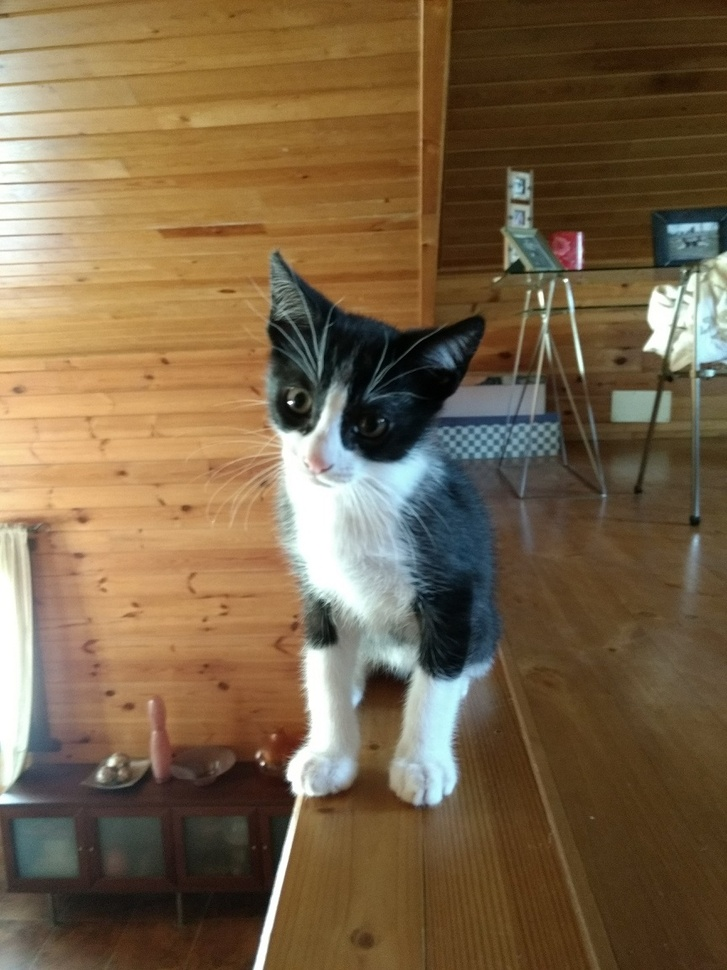
#> input picture images/cat.jpg, 727 x 970 px, shrunk from 864 x 1152 before the run
$ python thresholding_bgr.py
#> lines starting #> are read from the running program, lines starting #| are printed output that depends on the picture; after the words box and inside, x2 and y2 are one past the last pixel; in counts of white or black regions, pixels touching at a corner belong together
### utils/helper.py
import string

import cv2

from utils.show_img import init_display


def deferred_img_loader(filename):
#> called with filename = '../images/cat.jpg'
    return lambda: cv2.imread(filename)


def prepare_image(image_load):
    # Load the image and convert it to grayscale:
    image = image_load()
#> image is the input picture: shape (970, 727, 3); mean B, G, R 71.9, 100.4, 121.7
    if image is not None:
        gray_image = cv2.cvtColor(image, cv2.COLOR_BGR2GRAY)
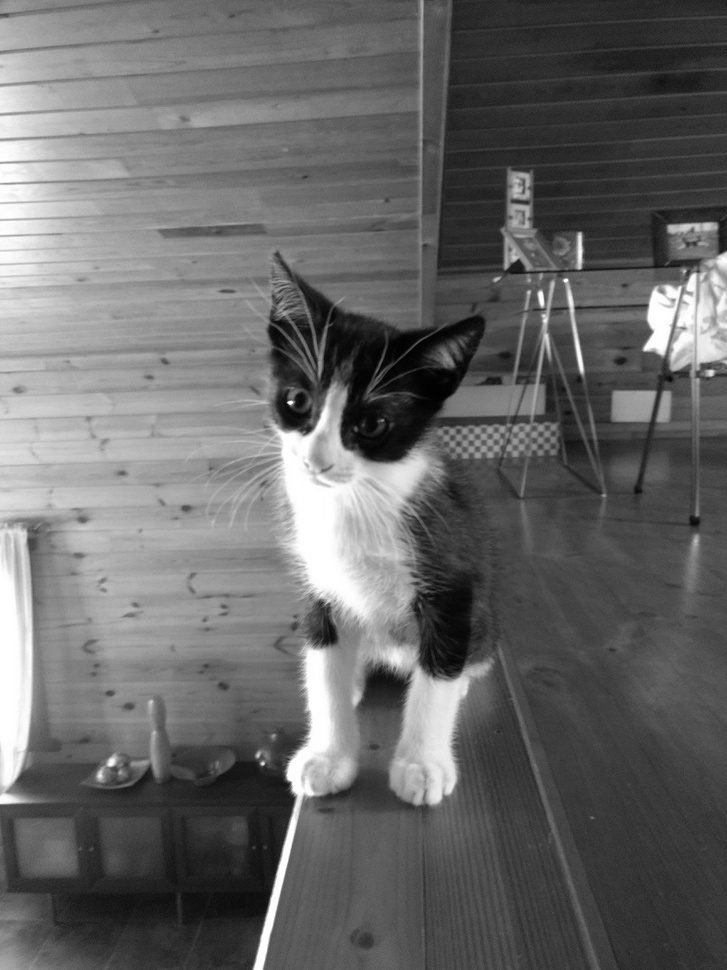
#> gray_image: shape (970, 727); min 0, max 255, mean 103.5
        # Plot the grayscale images and the histograms:
        return image, gray_image
    raise Exception('Failed to load image')


def init_then_display_orig_img(title: string, show_orig_img):
    init_display(title=title)
    show_orig_img()

### utils/show_img.py
from typing import MutableSequence

import cv2
from matplotlib import pyplot as plt


def init_display(title):
    fig = plt.figure(figsize=(9, 9))
    plt.suptitle(title, fontsize=14, fontweight='bold')
    fig.patch.set_facecolor('silver')


def show_single_channel(img, title, pos, m, n):
    print(f"m={m}n={n}pos={pos}")
    _ = plt.subplot(m, n, pos)
    plt.imshow(img)
    plt.title(title)
    plt.axis('off')


# [31 lines left out: functions show_img_with_matplotlib, thresholding_and_show, show_hist_with_matplotlib_gray, not called in this run]

### ch4_thresholding/thresholding_bgr.py
"""
Thresholding color images
"""

# Import required packages:
from functools import partial

import cv2
from matplotlib import pyplot as plt

# Create the dimensions of the figure and set title and color:
from utils.helper import prepare_image, deferred_img_loader, init_then_display_orig_img
from utils.show_img import show_single_channel

show_img_with = partial(show_single_channel, m=1, n=3)

if __name__ == '__main__':
    orig_img, gray_image = prepare_image(deferred_img_loader('../images/cat.jpg'))
    init_then_display_orig_img(
        title='Thresholding BGR images',
        show_orig_img=lambda: show_img_with(orig_img, "gray img", 1)
    )

    # Apply cv2.threshold():
    ret1, thresh1 = cv2.threshold(
        src=orig_img,
        thresh=120,
        maxval=255,
        type=cv2.THRESH_BINARY
    )
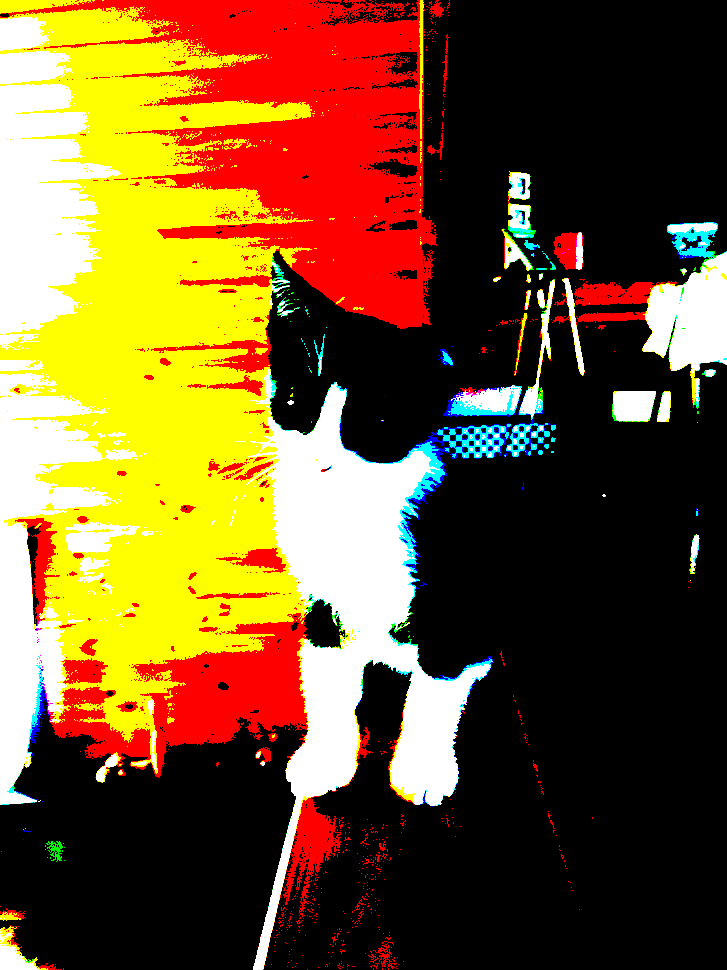
#> thresh1: shape (970, 727, 3); mean B, G, R 40.7, 83.9, 114.9

    show_img_with(thresh1, "threshold (120) BGR image", 2)

    # Apply cv2.threshold() on each channel then merge, should be same effect:
    bgr_thresh = None
    for idx, c in enumerate(cv2.split(orig_img)):
        _, thresh = cv2.threshold(src=c, thresh=120, maxval=255, type=cv2.THRESH_BINARY)
        if bgr_thresh is not None:
            bgr_thresh = cv2.merge((bgr_thresh, thresh))
        else:
            bgr_thresh = thresh
#> this loop made 3 passes
#> pass 1, `_, thresh = cv2.threshold(src=c, thresh=120, maxval=255, type=cv2.THRE..`:
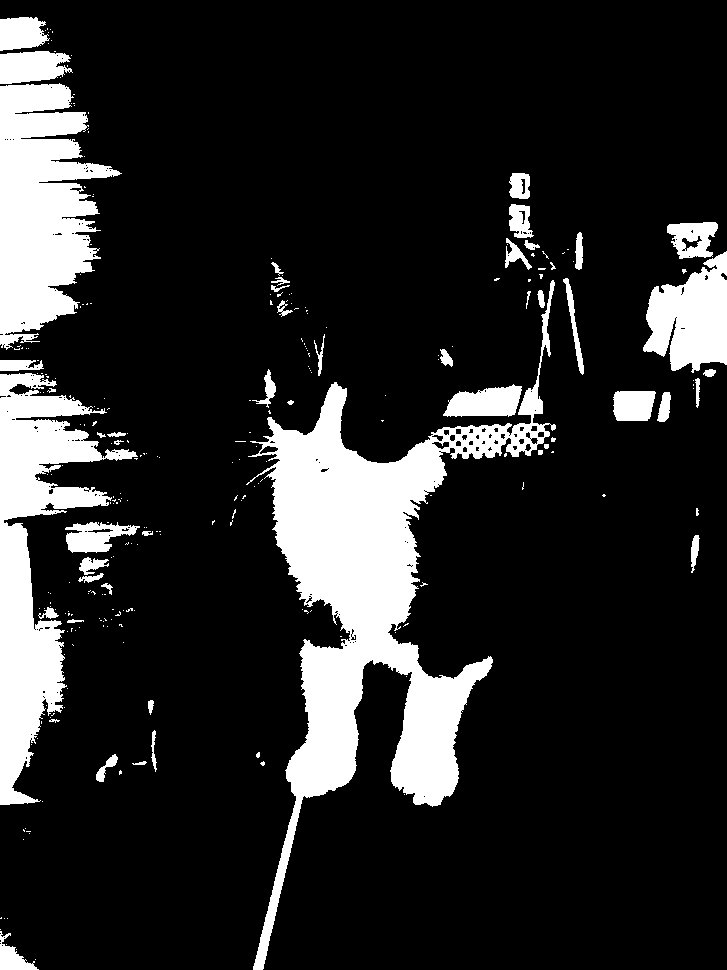
#> thresh: shape (970, 727); 16% white; 268 white regions (218 under 20 px), largest, box (x1, y1, x2, y2) and area: (246, 280, 556, 970) 49307, (0, 373, 138, 805) 21367, (0, 83, 122, 350) 19691
#> pass 2, `_, thresh = cv2.threshold(src=c, thresh=120, maxval=255, type=cv2.THRE..`:
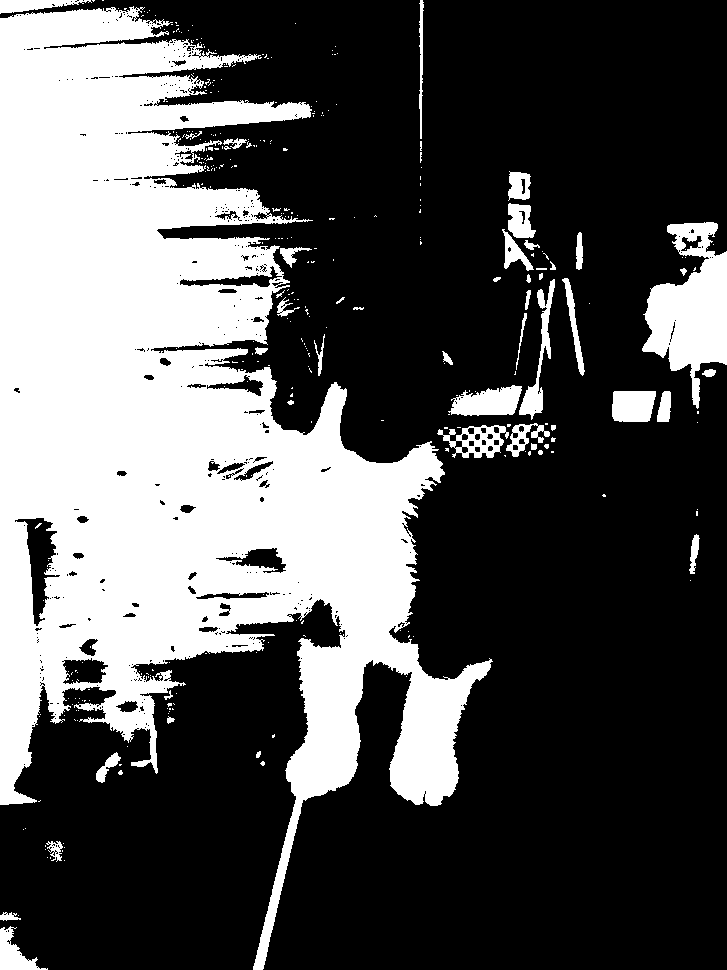
#> thresh: shape (970, 727); 32.9% white; 339 white regions (291 under 20 px), largest, box (x1, y1, x2, y2) and area: (0, 6, 493, 970) 209749, (642, 222, 727, 409) 8414, (448, 385, 522, 416) 1568
#> pass 3, `_, thresh = cv2.threshold(src=c, thresh=120, maxval=255, type=cv2.THRE..`:
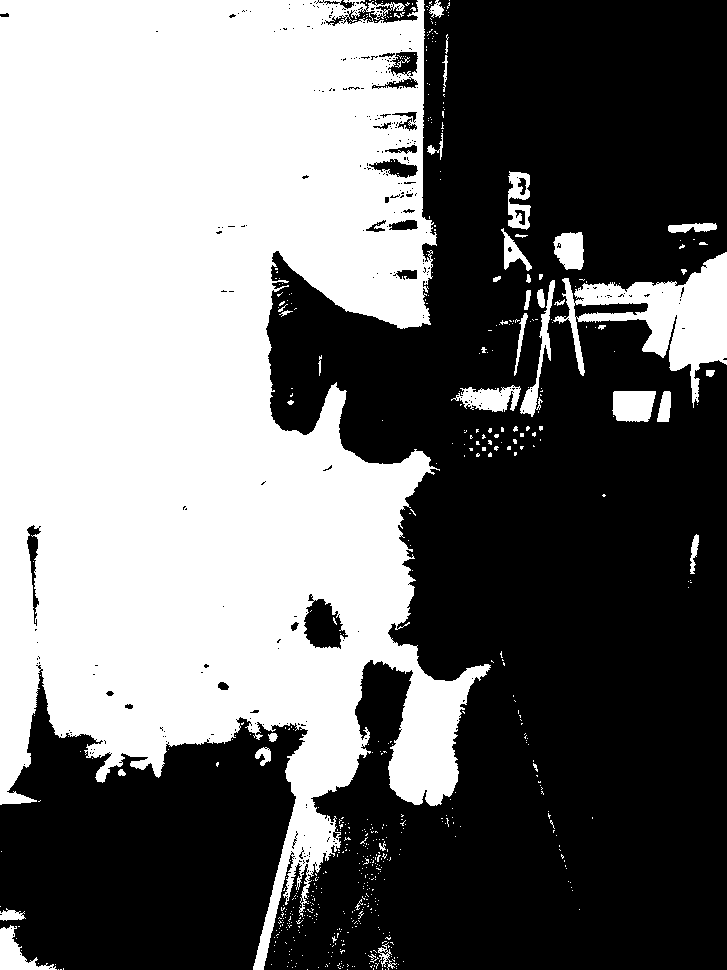
#> thresh: shape (970, 727); 45.1% white; 622 white regions (578 under 20 px), largest, box (x1, y1, x2, y2) and area: (0, 0, 491, 970) 296945, (553, 252, 727, 408) 9729, (612, 391, 656, 422) 1187

    # Plot the created images
    show_img_with(bgr_thresh, "threshold (120) each channel and merge", 3)

    # Show the Figure:
    plt.show()
#> figure, not shown here; B, G, R data is drawn as R, G, B

$ run again, with images/leaf-noise.png saved as images/cat.jpg
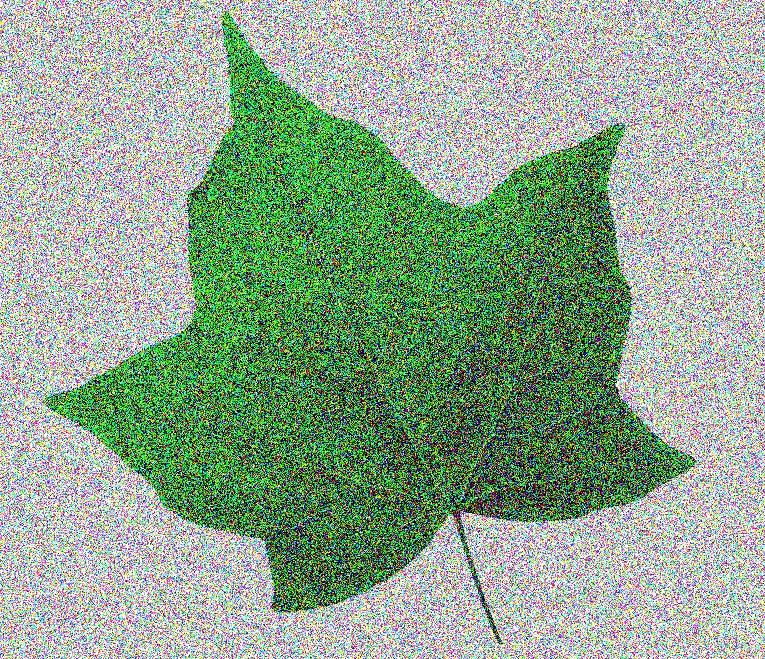
#> input picture images/leaf-noise.png, 765 x 659 px
#> in prepare_image, image is the input picture: shape (659, 765, 3); mean B, G, R 144.1, 166.1, 144.5
#> the loop `for idx, c in enumerate(cv2.split(orig_img)):` made 3 passes
#> pass 1, `_, thresh = cv2.threshold(src=c, thresh=120, maxval=255, type=cv2.THRE..`:
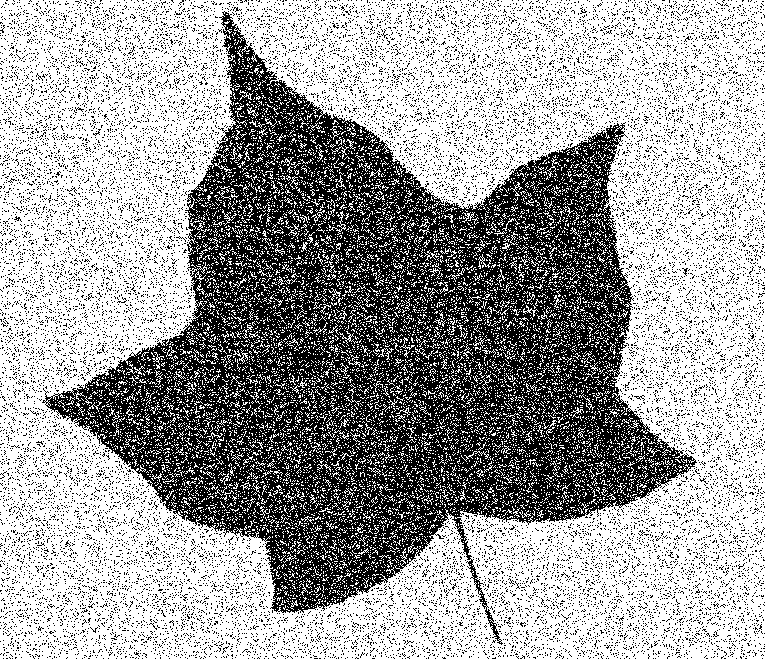
#> thresh: shape (659, 765); 62.9% white; black in thin lines or dots
#> pass 3, `_, thresh = cv2.threshold(src=c, thresh=120, maxval=255, type=cv2.THRE..`:
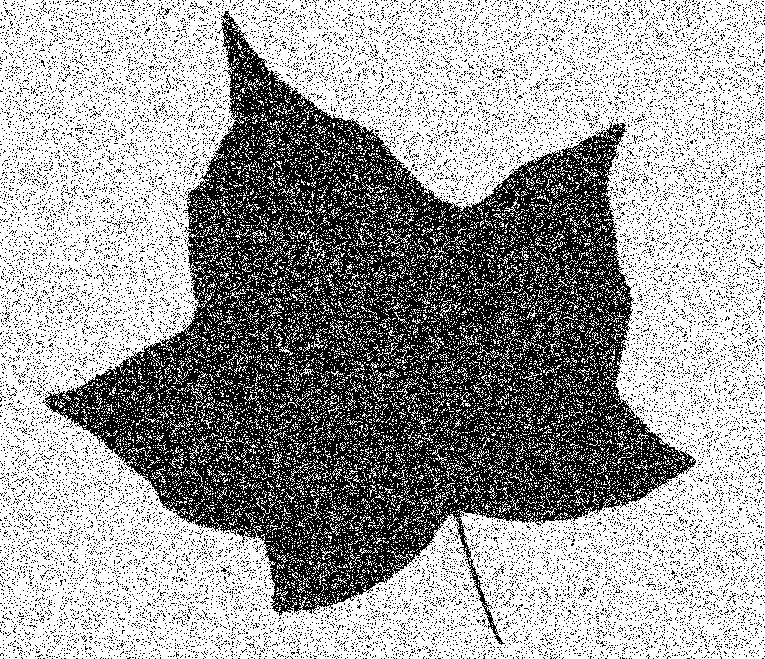
#> thresh: shape (659, 765); 62.6% white; black in thin lines or dots

$ run again, with images/sudoku.png saved as images/cat.jpg
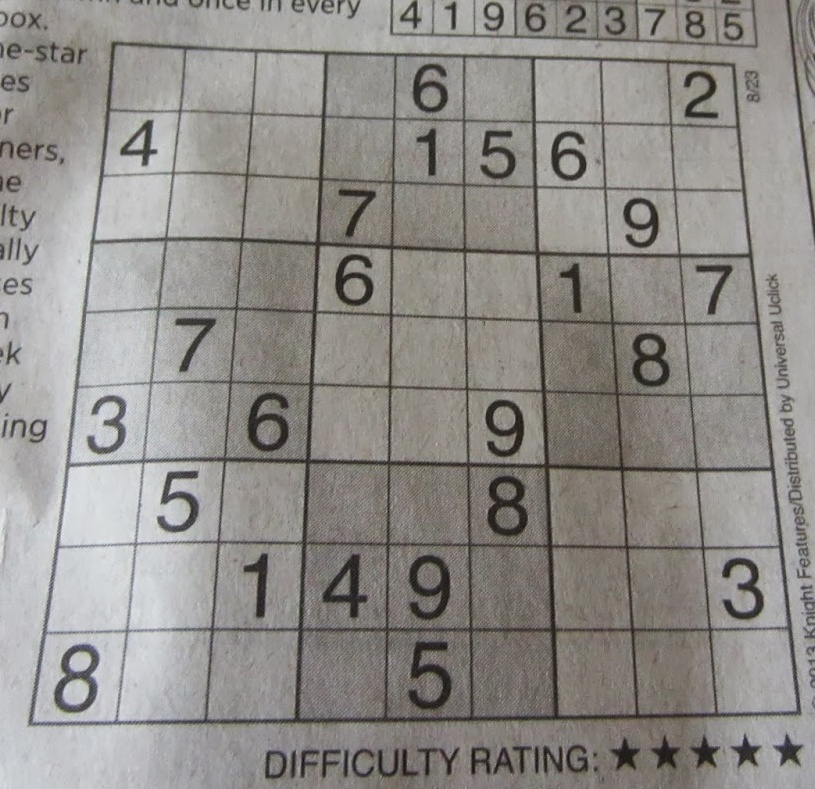
#> input picture images/sudoku.png, 815 x 789 px
#> in prepare_image, image is the input picture: shape (789, 815, 3); mean B, G, R 136.9, 140.8, 143.8
#> the loop `for idx, c in enumerate(cv2.split(orig_img)):` made 3 passes
#> pass 1, `_, thresh = cv2.threshold(src=c, thresh=120, maxval=255, type=cv2.THRE..`:
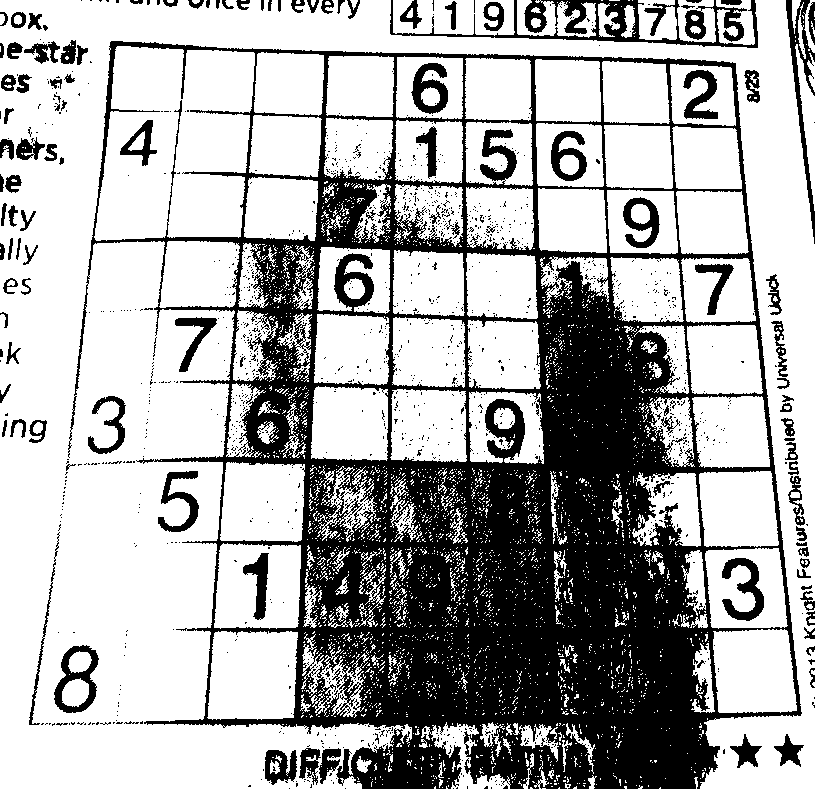
#> thresh: shape (789, 815); 67.9% white; 1439 black regions (1318 under 20 px), largest, box (x1, y1, x2, y2) and area: (68, 41, 802, 789) 173027, (390, 0, 758, 48) 4981, (786, 0, 815, 244) 1661
#> pass 3, `_, thresh = cv2.threshold(src=c, thresh=120, maxval=255, type=cv2.THRE..`:
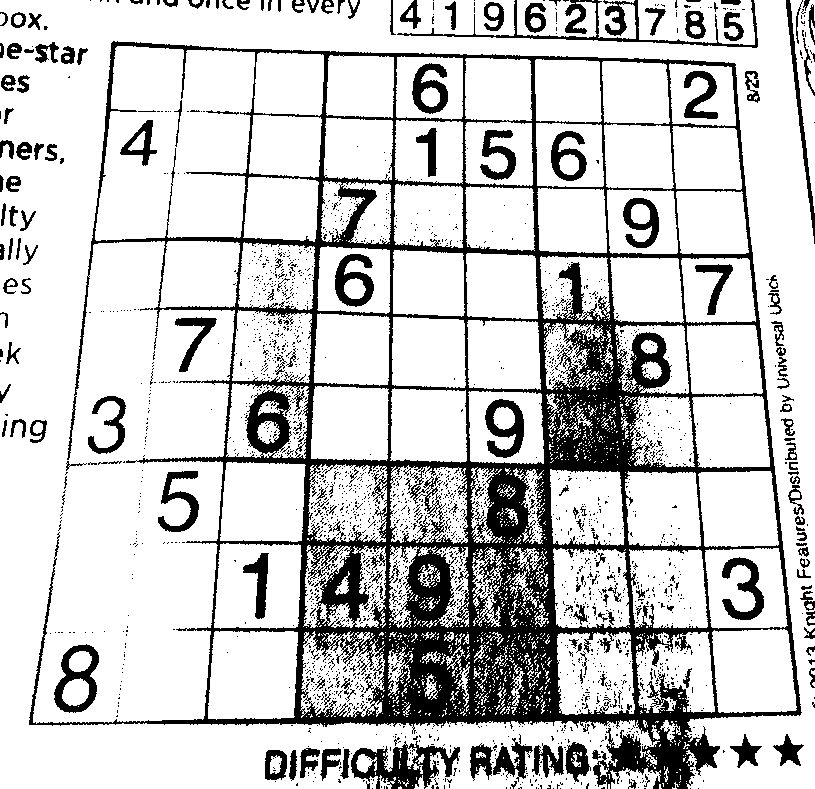
#> thresh: shape (789, 815); 79.2% white; 2466 black regions (2280 under 20 px), largest, box (x1, y1, x2, y2) and area: (29, 41, 802, 789) 92483, (351, 741, 460, 789) 2450, (397, 0, 758, 48) 2349
